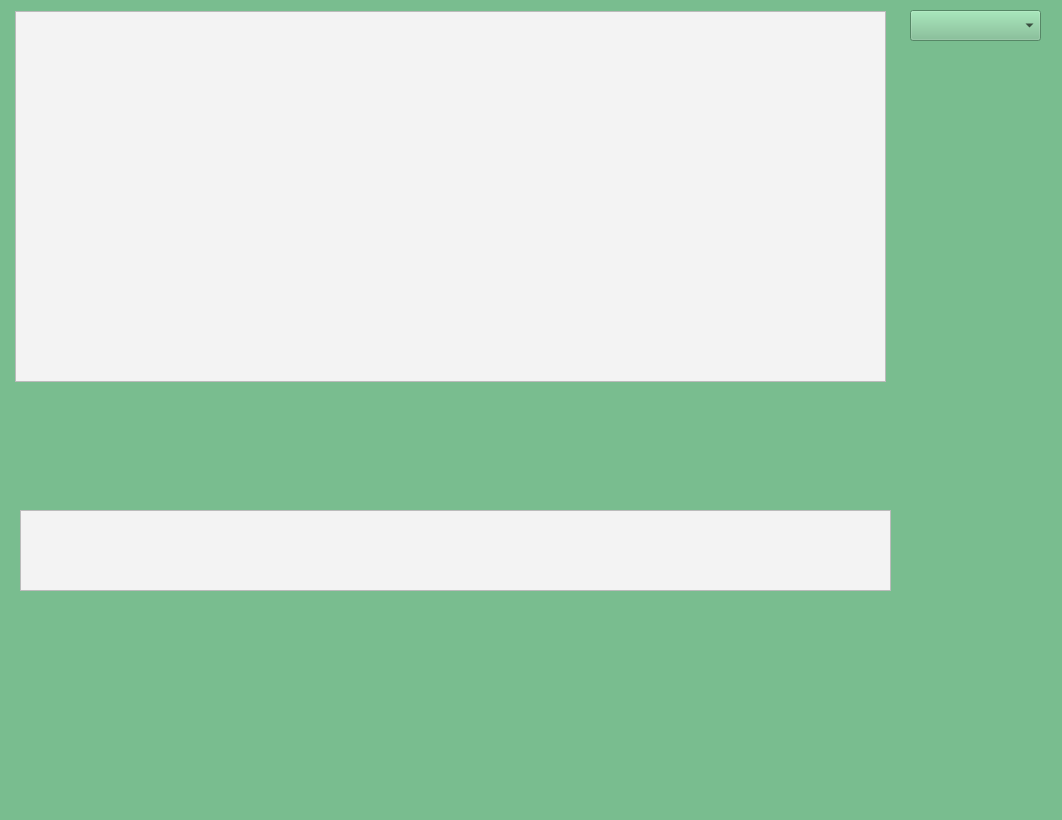
<?xml version="1.0" encoding="UTF-8"?>
<ui version="4.0">
 <class>MainWindow</class>
 <widget class="QMainWindow" name="MainWindow">
  <property name="geometry">
   <rect>
    <x>0</x>
    <y>0</y>
    <width>1062</width>
    <height>820</height>
   </rect>
  </property>
  <property name="windowTitle">
   <string>MainWindow</string>
  </property>
  <property name="styleSheet">
   <string notr="true">background-color: rgb(121,189,143);</string>
  </property>
  <widget class="QWidget" name="centralwidget">
   <widget class="QTableWidget" name="mainTable">
    <property name="geometry">
     <rect>
      <x>15</x>
      <y>11</y>
      <width>871</width>
      <height>371</height>
     </rect>
    </property>
    <property name="styleSheet">
     <string notr="true">background-color: rgb(243, 243, 243);
color: rgb(0, 0, 0);
border-color: rgb(0, 0, 0);</string>
    </property>
   </widget>
   <widget class="QTableWidget" name="mainTable_2">
    <property name="geometry">
     <rect>
      <x>20</x>
      <y>510</y>
      <width>871</width>
      <height>81</height>
     </rect>
    </property>
    <property name="styleSheet">
     <string notr="true">background-color: rgb(243, 243, 243);</string>
    </property>
   </widget>
   <widget class="QComboBox" name="comboBox">
    <property name="geometry">
     <rect>
      <x>910</x>
      <y>10</y>
      <width>131</width>
      <height>31</height>
     </rect>
    </property>
   </widget>
  </widget>
  <widget class="QMenuBar" name="menubar">
   <property name="geometry">
    <rect>
     <x>0</x>
     <y>0</y>
     <width>1062</width>
     <height>21</height>
    </rect>
   </property>
  </widget>
  <widget class="QStatusBar" name="statusbar"/>
 </widget>
 <resources/>
 <connections/>
</ui>
